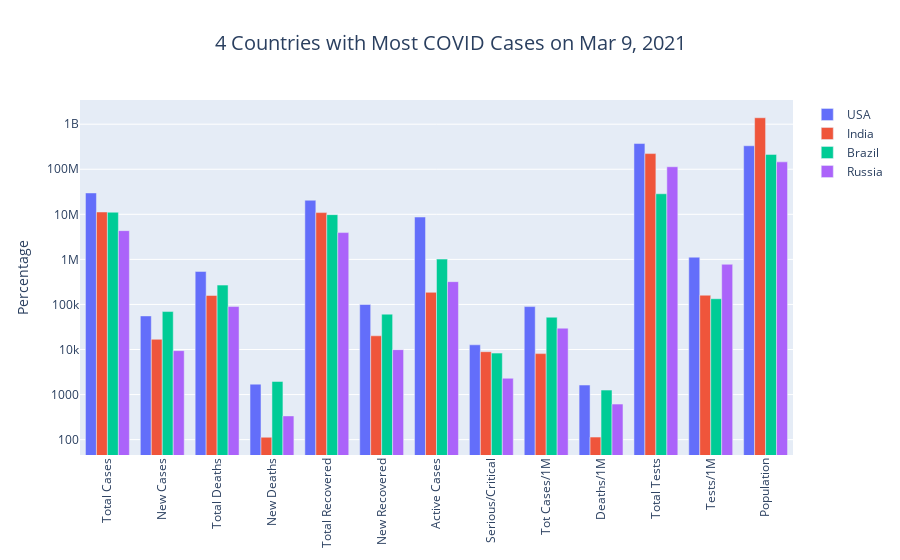

The code cell stored with this chart in its notebook:
### Code cell
country_l = country_df.columns[1:14]

fig = go.Figure()
c = 0
for i in country_df.index:
    if c<4:
        fig.add_trace(go.Bar(name=country_df['Country'][i], x=country_l, y=country_df.loc[i][1:14]))
    else:
        break
    c += 1
    
fig.update_layout(title={'text': '4 Countries with Most COVID Cases on %s' % yesterday_str, 'x': 0.5,
                         'xanchor': 'center', 'font': {'size': 20}}, yaxis_title="Percentage", yaxis_type="log", xaxis_tickangle=-90)
fig.show()

### Figure 1 — Plotly figure (JSON) as saved in the notebook; plotly's stock layout.template omitted (floating-point values rounded to 4 significant figures)
{"data": [{"name": "USA", "type": "bar", "x": ["Total Cases", "New Cases", "Total Deaths", "New Deaths", "Total Recovered", "New Recovered", "Active Cases", "Serious/Critical", "Tot Cases/1M", "Deaths/1M", "Total Tests", "Tests/1M", "Population"], "y": [29801506, 55683, 540574, 1704, 20549678, 99762, 8711254, 12715, 89673, 1627, 371894718, 1119032, 332336197]}, {"name": "India", "type": "bar", "x": ["Total Cases", "New Cases", "Total Deaths", "New Deaths", "Total Recovered", "New Recovered", "Active Cases", "Serious/Critical", "Tot Cases/1M", "Deaths/1M", "Total Tests", "Tests/1M", "Population"], "y": [11261470, 16846, 158079, 113, 10917624, 20138, 185767, 8944, 8106, 114, 222716796, 160308, 1389308662]}, {"name": "Brazil", "type": "bar", "x": ["Total Cases", "New Cases", "Total Deaths", "New Deaths", "Total Recovered", "New Recovered", "Active Cases", "Serious/Critical", "Tot Cases/1M", "Deaths/1M", "Total Tests", "Tests/1M", "Population"], "y": [11125017, 69537, 268568, 1954, 9843218, 60898, 1013231, 8318, 52084, 1257, 28600000, 133897, 213596922]}, {"name": "Russia", "type": "bar", "x": ["Total Cases", "New Cases", "Total Deaths", "New Deaths", "Total Recovered", "New Recovered", "Active Cases", "Serious/Critical", "Tot Cases/1M", "Deaths/1M", "Total Tests", "Tests/1M", "Population"], "y": [4342474, 9445, 89809, 336, 3932177, 9931, 320488, 2300, 29748, 615, 113700000, 778887, 145977558]}], "layout": {"title": {"font": {"size": 20}, "text": "4 Countries with Most COVID Cases on Mar 9, 2021", "x": 0.5, "xanchor": "center"}, "xaxis": {"tickangle": -90}, "yaxis": {"title": {"text": "Percentage"}, "type": "log"}}}
